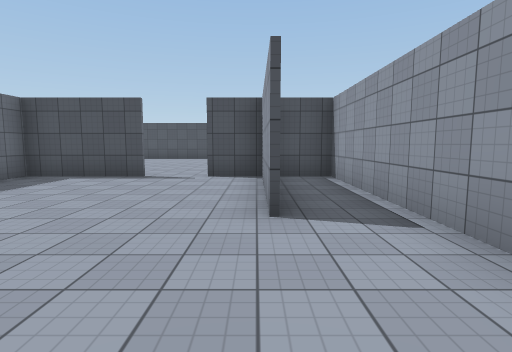
View 1 (above)

23 first-person views from a walk through a 3-D level made in the Unity game engine. The camera is 1.5 m above the floor, tilts 6° down and sees 80° across. The floor is counted in squares, 2 m on a side. Each view is taken from the middle of a square. On the plan, view 1 faces up. The plan holds only what a view shows up to about 10 squares ahead; the rest is blank. The place goes on beyond the plan. Surface patterns are stand-ins for the level's own textures.

View 2
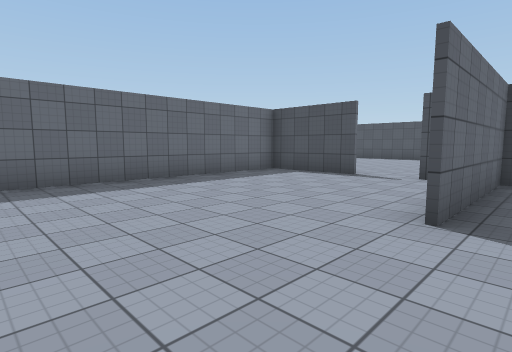

View 3
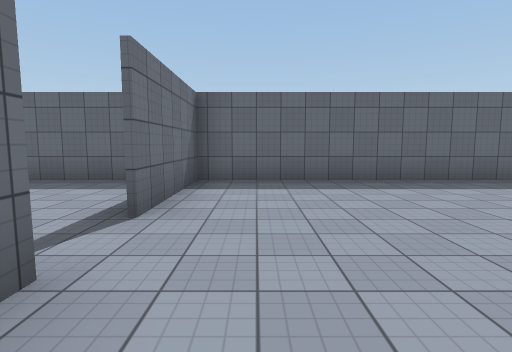

View 4
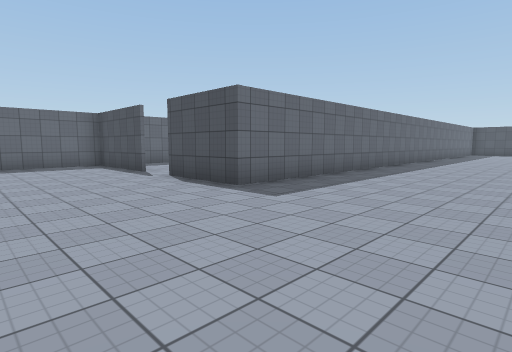

View 5
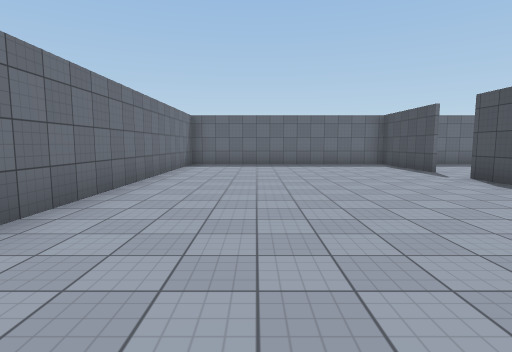

View 6
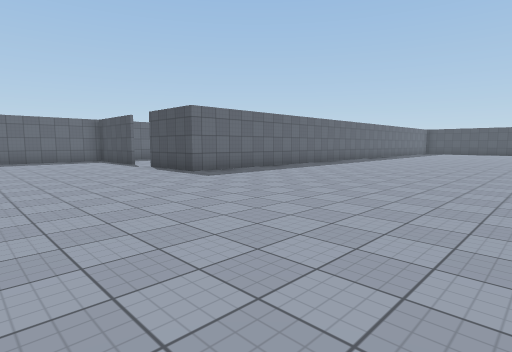

View 7
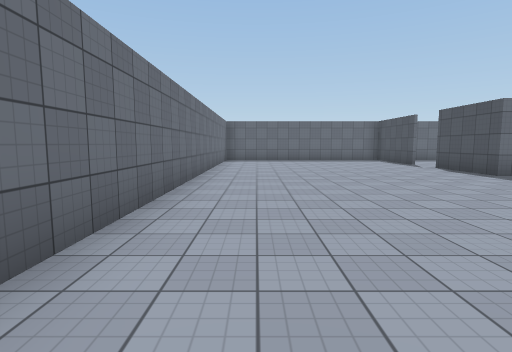

View 8
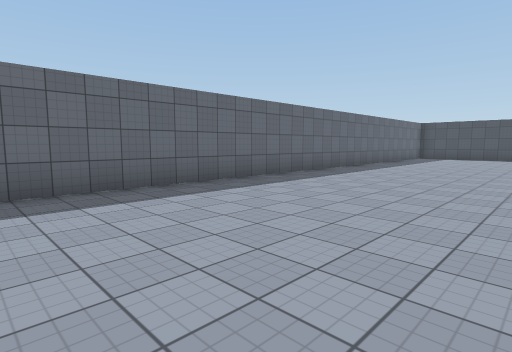

View 9
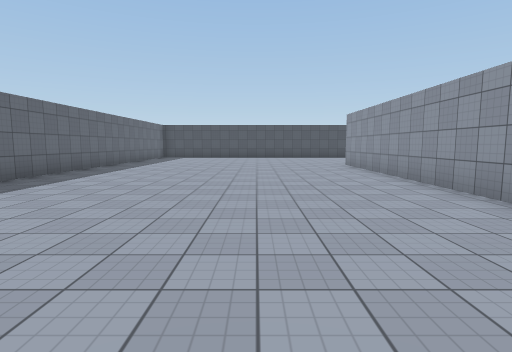

View 10
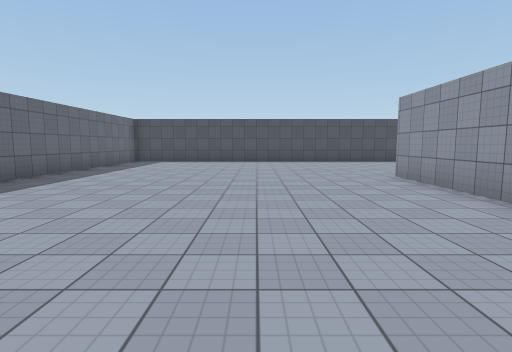

View 11
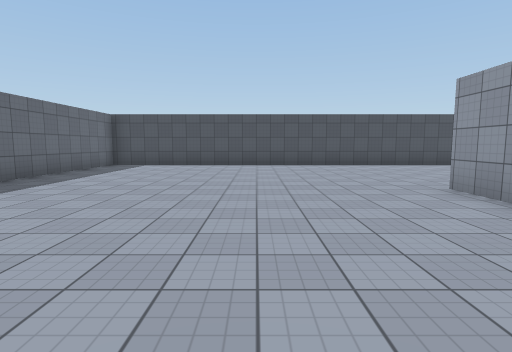

View 12
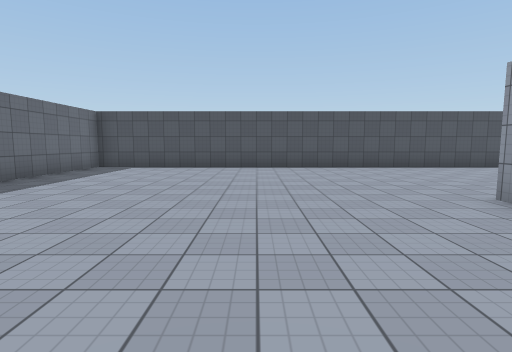

View 13
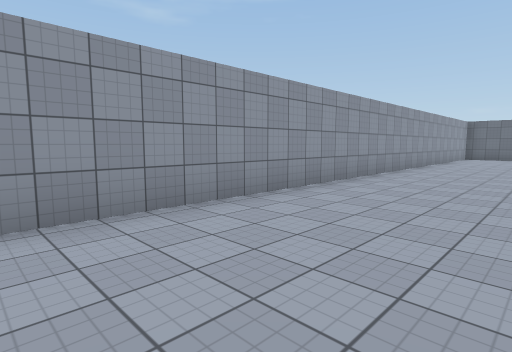

View 14
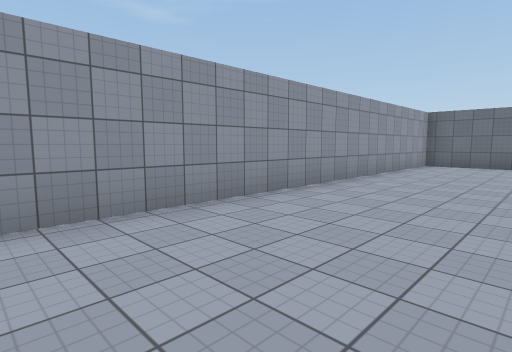

View 15
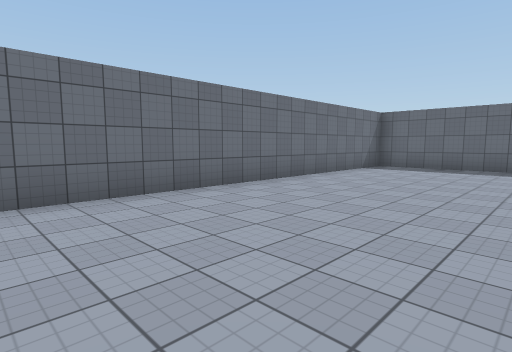

View 16
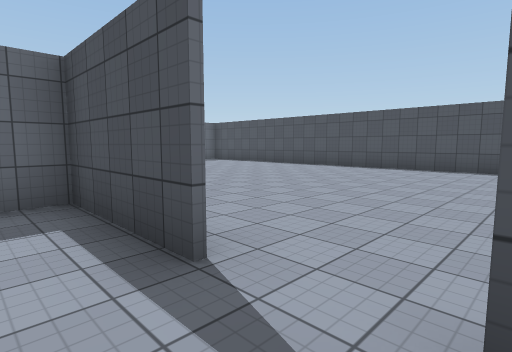

View 17
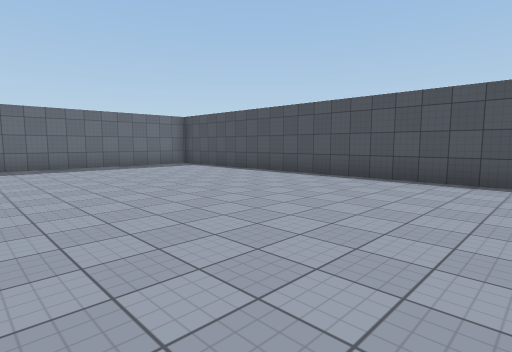

View 18
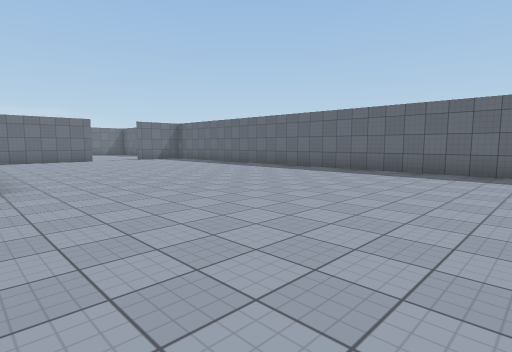

View 19
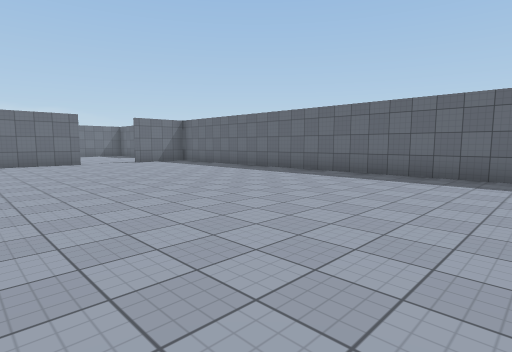

View 20
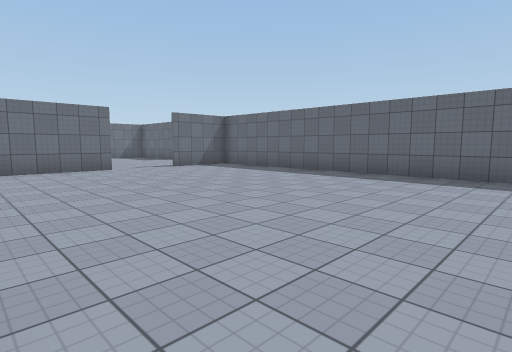

View 21
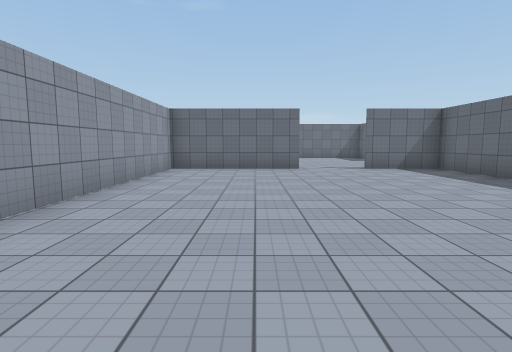

View 22
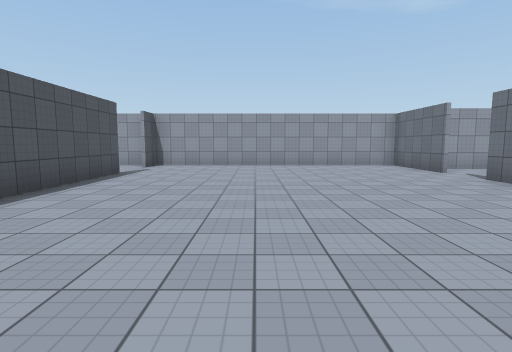

View 23
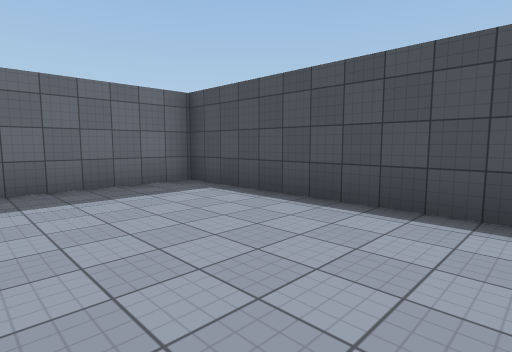

### Floor plan
Ten units are one square. View 1 is at (0, 0); x grows to the right and y downward. Boxes are objects, and circles mark ways between rooms. Rooms are numbered by the first view taken in them; rooms with no view inside come last. Other rooms are left out.
<svg viewBox="-140 -195 260 284">
<path fill="none" stroke="#000" d="M1 -31 1 -70M18 -20 18 -71 -11 -71M-25 -71 -53 -71 -53 12M2 -71 2 -30M-50 12 -20 12M-20 13 -46 13M-53 20 -53 79M102 80 102 -131M-49 84 99 84M115 -190 19 -190 19 13 -6 13M-32 -71 -25 -71M-11 -71 11 -71M-10 -156 -135 -156 -135 12 -112 12M-54 12 -54 -50M-94 12 -50 12"/>
<circle cx="-15" cy="10" r="3" fill="#2a7"/>
<circle cx="-20" cy="-70" r="3" fill="#2a7"/>
<text x="-20" y="-30">1</text>
<text x="50" y="-30">2</text>
<text x="-70" y="-90">3</text>
</svg>
Room 1 opens to room 2. Room 1 opens to room 3.

Where each view was taken, in squares from view 1:
view 1: 0 up, 0 right, facing up
view 2: 0 up, 1 right, facing up-left
view 3: 0 up, 1 right, facing left
view 4: 5 down, 6 right, facing up-left
view 5: 6 down, 6 right, facing left
view 6: 6 down, 9 right, facing up-left
view 7: 7 down, 9 right, facing left
view 8: 2 up, 7 right, facing up-left
view 9: 2 up, 7 right, facing up
view 10: 6 up, 7 right, facing up
view 11: 8 up, 7 right, facing up
view 12: 9 up, 7 right, facing up
view 13: 9 up, 7 right, facing down-right
view 14: 3 up, 7 right, facing down-right
view 15: 4 down, 5 right, facing down-left
view 16: 6 up, 1 left, facing up-left
view 17: 9 up, 3 left, facing up-left
view 18: 13 up, 5 left, facing down-left
view 19: 11 up, 6 left, facing down-left
view 20: 8 up, 6 left, facing down-left
view 21: 8 up, 8 left, facing down
view 22: 12 up, 9 left, facing right
view 23: 12 up, 8 left, facing up-left
